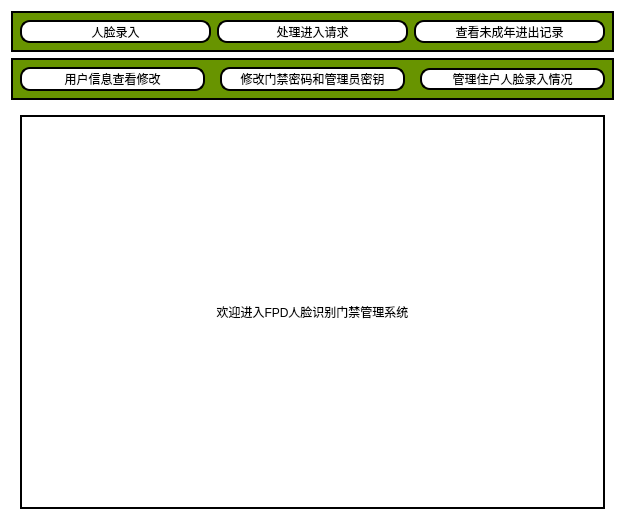
<?xml version="1.0" encoding="UTF-8"?>
<ui version="4.0">
 <class>menu_win</class>
 <widget class="QWidget" name="menu_win">
  <property name="geometry">
   <rect>
    <x>0</x>
    <y>0</y>
    <width>625</width>
    <height>529</height>
   </rect>
  </property>
  <property name="windowTitle">
   <string>主菜单</string>
  </property>
  <property name="styleSheet">
   <string notr="true">#menu_win{
background-color: rgb(255, 255, 255);
}

#inner_label{
border-width:2px;
border-color: rgb(0, 0, 0);
border-style:solid;
font: 75 20pt &quot;微软雅黑&quot;;
}

#user_top_widget{
border-width:2px;
border-color: rgb(0, 0, 0);
border-style:solid;
background-color: rgb(104, 148, 0);
}

#manager_top_widget{
border-width:2px;
border-color: rgb(0, 0, 0);
border-style:solid;
background-color: rgb(104, 148, 0);
}

</string>
  </property>
  <layout class="QVBoxLayout" name="verticalLayout">
   <item>
    <widget class="QWidget" name="user_top_widget" native="true">
     <property name="sizePolicy">
      <sizepolicy hsizetype="Preferred" vsizetype="Preferred">
       <horstretch>0</horstretch>
       <verstretch>1</verstretch>
      </sizepolicy>
     </property>
     <layout class="QHBoxLayout" name="horizontalLayout">
      <item>
       <widget class="QPushButton" name="face_intake_btn">
        <property name="sizePolicy">
         <sizepolicy hsizetype="Minimum" vsizetype="Preferred">
          <horstretch>0</horstretch>
          <verstretch>0</verstretch>
         </sizepolicy>
        </property>
        <property name="styleSheet">
         <string notr="true">QPushButton{
background-color: rgb(202, 0, 0);
border-width:2px;
border-color: rgb(0, 0, 0);
border-style:solid;
border-radius:10px;
background-color: rgb(255, 255, 255);
font: 75 10pt &quot;微软雅黑&quot;;}


QPushButton:hover{
	
	
	background-color: rgb(195, 255, 0);
}

QPushButton:pressed{
	rgb(0, 255, 170);
}

QPushButton:disabled{
background-color: rgb(145, 145, 145);
}</string>
        </property>
        <property name="text">
         <string>人脸录入</string>
        </property>
       </widget>
      </item>
      <item>
       <widget class="QPushButton" name="answer_to_enter_btn">
        <property name="sizePolicy">
         <sizepolicy hsizetype="Minimum" vsizetype="Preferred">
          <horstretch>0</horstretch>
          <verstretch>0</verstretch>
         </sizepolicy>
        </property>
        <property name="styleSheet">
         <string notr="true">QPushButton{
background-color: rgb(202, 0, 0);
border-width:2px;
border-color: rgb(0, 0, 0);
border-style:solid;
border-radius:10px;
background-color: rgb(255, 255, 255);
font: 75 10pt &quot;微软雅黑&quot;;}


QPushButton:hover{
	
	
	background-color: rgb(195, 255, 0);
}

QPushButton:pressed{
	rgb(0, 255, 170);
}

QPushButton:disabled{
background-color: rgb(145, 145, 145);
}</string>
        </property>
        <property name="text">
         <string>处理进入请求</string>
        </property>
       </widget>
      </item>
      <item>
       <widget class="QPushButton" name="teenager_btn">
        <property name="sizePolicy">
         <sizepolicy hsizetype="Minimum" vsizetype="Preferred">
          <horstretch>0</horstretch>
          <verstretch>0</verstretch>
         </sizepolicy>
        </property>
        <property name="styleSheet">
         <string notr="true">QPushButton{
background-color: rgb(202, 0, 0);
border-width:2px;
border-color: rgb(0, 0, 0);
border-style:solid;
border-radius:10px;
background-color: rgb(255, 255, 255);
font: 75 10pt &quot;微软雅黑&quot;;}


QPushButton:hover{
	
	
	background-color: rgb(195, 255, 0);
}

QPushButton:pressed{
	rgb(0, 255, 170);
}

QPushButton:disabled{
background-color: rgb(145, 145, 145);
}</string>
        </property>
        <property name="text">
         <string>查看未成年进出记录</string>
        </property>
       </widget>
      </item>
     </layout>
    </widget>
   </item>
   <item>
    <widget class="QWidget" name="manager_top_widget" native="true">
     <property name="sizePolicy">
      <sizepolicy hsizetype="Preferred" vsizetype="Preferred">
       <horstretch>0</horstretch>
       <verstretch>1</verstretch>
      </sizepolicy>
     </property>
     <layout class="QHBoxLayout" name="horizontalLayout_2">
      <property name="spacing">
       <number>15</number>
      </property>
      <item>
       <widget class="QPushButton" name="check_user_imfor_btn">
        <property name="sizePolicy">
         <sizepolicy hsizetype="Minimum" vsizetype="Preferred">
          <horstretch>0</horstretch>
          <verstretch>0</verstretch>
         </sizepolicy>
        </property>
        <property name="styleSheet">
         <string notr="true">QPushButton{
background-color: rgb(202, 0, 0);
border-width:2px;
border-color: rgb(0, 0, 0);
border-style:solid;
border-radius:10px;
background-color: rgb(255, 255, 255);
font: 75 10pt &quot;微软雅黑&quot;;}


QPushButton:hover{
	
	
	background-color: rgb(195, 255, 0);
}

QPushButton:pressed{
	rgb(0, 255, 170);
}

QPushButton:disabled{
background-color: rgb(145, 145, 145);
}</string>
        </property>
        <property name="text">
         <string>用户信息查看修改</string>
        </property>
       </widget>
      </item>
      <item>
       <widget class="QPushButton" name="check_acpw">
        <property name="sizePolicy">
         <sizepolicy hsizetype="Minimum" vsizetype="Preferred">
          <horstretch>0</horstretch>
          <verstretch>0</verstretch>
         </sizepolicy>
        </property>
        <property name="styleSheet">
         <string notr="true">QPushButton{
background-color: rgb(202, 0, 0);
border-width:2px;
border-color: rgb(0, 0, 0);
border-style:solid;
border-radius:10px;
background-color: rgb(255, 255, 255);
font: 75 10pt &quot;微软雅黑&quot;;}


QPushButton:hover{
	
	
	background-color: rgb(195, 255, 0);
}

QPushButton:pressed{
	rgb(0, 255, 170);
}

QPushButton:disabled{
background-color: rgb(145, 145, 145);
}</string>
        </property>
        <property name="text">
         <string>修改门禁密码和管理员密钥</string>
        </property>
       </widget>
      </item>
      <item>
       <widget class="QPushButton" name="pushButton">
        <property name="styleSheet">
         <string notr="true">QPushButton{
background-color: rgb(202, 0, 0);
border-width:2px;
border-color: rgb(0, 0, 0);
border-style:solid;
border-radius:10px;
background-color: rgb(255, 255, 255);
font: 75 10pt &quot;微软雅黑&quot;;}


QPushButton:hover{
	
	
	background-color: rgb(195, 255, 0);
}

QPushButton:pressed{
	rgb(0, 255, 170);
}

QPushButton:disabled{
background-color: rgb(145, 145, 145);
}</string>
        </property>
        <property name="text">
         <string>管理住户人脸录入情况</string>
        </property>
       </widget>
      </item>
     </layout>
    </widget>
   </item>
   <item>
    <widget class="my_widget" name="shower" native="true">
     <property name="sizePolicy">
      <sizepolicy hsizetype="Preferred" vsizetype="Preferred">
       <horstretch>0</horstretch>
       <verstretch>10</verstretch>
      </sizepolicy>
     </property>
     <property name="styleSheet">
      <string notr="true"/>
     </property>
     <layout class="QVBoxLayout" name="verticalLayout_2">
      <item>
       <widget class="QLabel" name="inner_label">
        <property name="styleSheet">
         <string notr="true"/>
        </property>
        <property name="text">
         <string>欢迎进入FPD人脸识别门禁管理系统</string>
        </property>
        <property name="alignment">
         <set>Qt::AlignCenter</set>
        </property>
       </widget>
      </item>
     </layout>
    </widget>
   </item>
  </layout>
 </widget>
 <customwidgets>
  <customwidget>
   <class>my_widget</class>
   <extends>QWidget</extends>
   <header>new_Qwidget</header>
   <container>1</container>
  </customwidget>
 </customwidgets>
 <resources/>
 <connections>
  <connection>
   <sender>face_intake_btn</sender>
   <signal>clicked()</signal>
   <receiver>menu_win</receiver>
   <slot>open_face_intake_win()</slot>
   <hints>
    <hint type="sourcelabel">
     <x>56</x>
     <y>32</y>
    </hint>
    <hint type="destinationlabel">
     <x>5</x>
     <y>6</y>
    </hint>
   </hints>
  </connection>
  <connection>
   <sender>answer_to_enter_btn</sender>
   <signal>clicked()</signal>
   <receiver>menu_win</receiver>
   <slot>open_answer_win()</slot>
   <hints>
    <hint type="sourcelabel">
     <x>403</x>
     <y>41</y>
    </hint>
    <hint type="destinationlabel">
     <x>169</x>
     <y>3</y>
    </hint>
   </hints>
  </connection>
  <connection>
   <sender>check_user_imfor_btn</sender>
   <signal>clicked()</signal>
   <receiver>menu_win</receiver>
   <slot>open_user_imfor()</slot>
   <hints>
    <hint type="sourcelabel">
     <x>90</x>
     <y>75</y>
    </hint>
    <hint type="destinationlabel">
     <x>47</x>
     <y>103</y>
    </hint>
   </hints>
  </connection>
  <connection>
   <sender>teenager_btn</sender>
   <signal>clicked()</signal>
   <receiver>menu_win</receiver>
   <slot>open_teenager_record()</slot>
   <hints>
    <hint type="sourcelabel">
     <x>512</x>
     <y>26</y>
    </hint>
    <hint type="destinationlabel">
     <x>616</x>
     <y>5</y>
    </hint>
   </hints>
  </connection>
  <connection>
   <sender>check_acpw</sender>
   <signal>clicked()</signal>
   <receiver>menu_win</receiver>
   <slot>open_change_door_pw()</slot>
   <hints>
    <hint type="sourcelabel">
     <x>405</x>
     <y>88</y>
    </hint>
    <hint type="destinationlabel">
     <x>617</x>
     <y>107</y>
    </hint>
   </hints>
  </connection>
  <connection>
   <sender>pushButton</sender>
   <signal>clicked()</signal>
   <receiver>menu_win</receiver>
   <slot>open_check_face()</slot>
   <hints>
    <hint type="sourcelabel">
     <x>476</x>
     <y>68</y>
    </hint>
    <hint type="destinationlabel">
     <x>621</x>
     <y>78</y>
    </hint>
   </hints>
  </connection>
 </connections>
 <slots>
  <slot>open_face_intake_win()</slot>
  <slot>open_answer_win()</slot>
  <slot>open_user_imfor()</slot>
  <slot>open_acpw()</slot>
  <slot>open_teenager_record()</slot>
  <slot>open_change_door_pw()</slot>
  <slot>open_check_face()</slot>
 </slots>
</ui>
